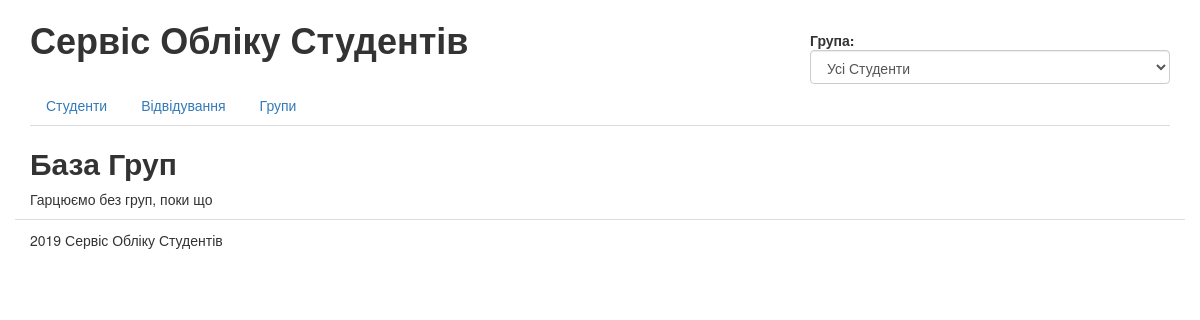
Before: /groups/ with the older database file.
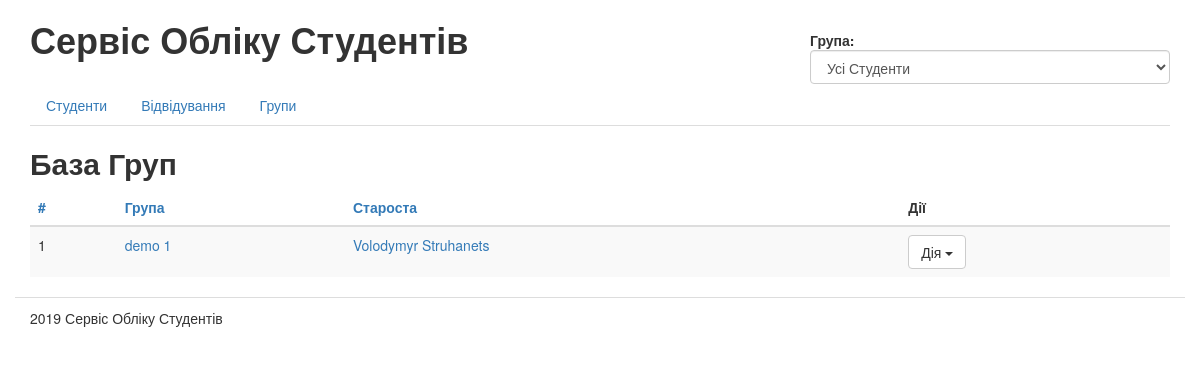
After: the same page with the newer database file.
### students/models.py (models this page shows, shortened)
class Group(models.Model):
	class Meta(object):
		verbose_name = u"Група"
		verbose_name_plural = u"Групи"
	title = models.CharField(
		max_length=256,
		blank=False,
		verbose_name=u"Назва")
	leader = models.OneToOneField('Student',
		verbose_name=u"Староста",
		blank=True,
		null=True,
		on_delete=models.SET_NULL)
	notes = models.TextField(
		blank=True,
		verbose_name=u"Додаткові нотатки")

class Student(models.Model):
	class Meta(object):
		verbose_name = u"Студент"
		verbose_name_plural = u"Студенти"
	first_name = models.CharField(
		max_length=256,
		blank=False,
		verbose_name=u"Ім'я")
	last_name = models.CharField(
		max_length=256,
		blank=False,
		verbose_name=u"Прізвище")
	middle_name = models.CharField(
		max_length=256,
		blank=True,
		verbose_name=u"По-батькові",
		default='')
	birthday = models.DateField(
		blank=False,
		verbose_name=u"Дата народження",
		null=True)
	photo = models.ImageField(
	 	blank=True,
	 	verbose_name=u"Фото",
	 	null=True)
	ticket = models.CharField(
		max_length=256,
		blank=False,
		verbose_name=u"Білет")
	student_group = models.ForeignKey("Group",
		verbose_name=u"Група",
		blank=False,
		null=True,
		on_delete=models.PROTECT)
	notes = models.TextField(
		blank=True,
		verbose_name=u"Додаткові нотатки")
	def __unicode__(self):
		return u"%s %s" % (self.first_name, self.last_name)

### students/views/groups.py (the view)
# urls.py: url(r'^groups/$', "students.views.groups.groups_list", name='groups'),
def groups_list(request):
	groups = Group.objects.all()
	order_by = request.GET.get('order_by', '')
	if order_by in ('title', 'leader'):
		groups = groups.order_by(order_by)
		if request.GET.get('reverse', '') == '1':
			groups = groups.reverse()
	paginator = Paginator(groups, 3)
	page = request.GET.get('page')
	try:
		groups = paginator.page(page)
	except PageNotAnInteger:
		groups = paginator.page(1)
	except EmptyPage:
		groups = paginator.page(paginator.num_pages)
	return render(request, 'students/groups_list.html', {'groups': groups})

### students/templates/students/groups_list.html (shortened to what this page needs)
{% extends "students/base.html" %}
{% load static from staticfiles %}
{% block title %}База Груп{% endblock title %}
{% block content %}
{% if groups %}
   <table class="table table-hover table table-striped">
   {% with order_by=request.GET.order_by reverse=request.GET.reverse %}
    <thead>
      <tr>
        <th><a href="">#</a></th>
        <th><a href="{% url 'groups' %}?order_by=title{% if order_by == 'title' and reverse != '1' %}&amp;reverse=1{% endif %}">
        Група
        </a></th>
        <th><a href="{% url 'groups' %}?order_by=leader{% if order_by == 'leader' and reverse != '1' %}&amp;reverse=1{% endif %}">
        Староста
        </a></th>
        <th>Дії</th>
      </tr>
    </thead>
    <tbody>
      {% for group in groups %}
      <tr>
        <td>{{ forloop.counter }}</td>
        <td><a title="Редагувати" href="{% url "groups_edit" group.id %}">{{ group.title }}</a></td>
        <td><a title="Редагувати" href="{% url "groups_edit" group.leader.id %}">{{ group.leader }}</a></td>
        <td>
          <div class="btn-group">
            <button type="button" class="btn btn-default dropdown-toggle" data-toggle="dropdown" aria-haspopup="true" aria-expanded="false">
              Дія <span class="caret"></span>
            </button>
          </div>
        </td>
      </tr>
      {% endfor %}
    {% endwith %}
    </tbody>
    </table>
{% else %}
<p>Гарцюємо без груп, поки що</p>
{% endif %}
{% endblock content %}

Changed rows visible on the page:
added Group: title "demo 1", leader "Volodymyr Struhanets"
Other visible differences:
text no longer shown: "Гарцюємо без груп, поки що"
text now shown: "# Група Староста Дії"
